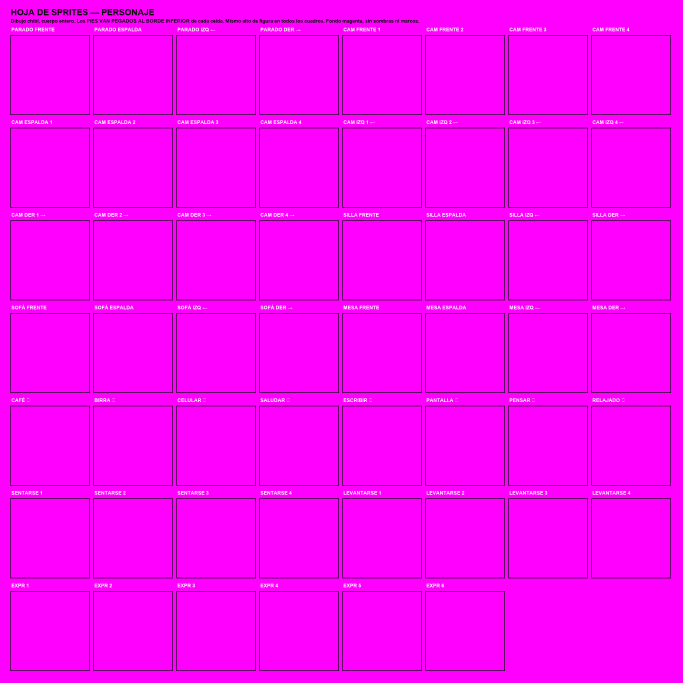
#> input picture plantillas/personaje.png, 2048 x 2048 px (shown at 1/3 size)
$ python -i procesar-hoja-personaje.py   (imports and definitions only)
#> lines starting #> are read from the running program, lines starting #| are printed output that depends on the picture; after the words box and inside, x2 and y2 are one past the last pixel; in counts of white or black regions, pixels touching at a corner belong together
#> further down, picture is the input picture: PIL image 2048x2048 RGB; mean R, G, B 248.7, 1.9, 248.8
#!/usr/bin/env python3
"""Corta la hoja de un personaje y escribe sus sprites en sprites/.

El corte se guía por un manifiesto (plantillas/personaje.json), que es el
contrato de la grilla. Si la hoja no es un relleno de la plantilla sino algo
generado a mano o corrido de eje, se le pasa un layout propio con --layout.

Uso:
    py -3 tools/procesar-hoja-personaje.py <hoja.png> <char>
    py -3 tools/procesar-hoja-personaje.py <hoja.png> <char> --layout ruta.json
    py -3 tools/procesar-hoja-personaje.py <hoja.png> --detectar

Pasos, en orden:

  1. Recorta cada celda achicada un poco, para no comerse el borde negro.
  2. Saca el fondo POR RELLENO desde las cuatro esquinas. Así sólo se va lo
     que está CONECTADO con el borde: un blanco encerrado en negro (la suela
     de un sneaker, el blanco de un ojo) se queda opaco. El color de fondo es
     la mediana del anillo exterior de la celda, así que sirve con magenta,
     con blanco o con lo que traiga la hoja.
  3. Rampa de alfa por distancia al fondo, para no dejar la escalera de
     colores del aliasing en el contorno.
  4. Recorta a la figura.
  5. Reescala con VECINO MÁS CERCANO al alto de referencia. Es pixel art: con
     suavizado queda borroso.

La escala se calcula UNA sola vez, contra el parado de frente, y se aplica
igual a todos los cuadros. Si cada cuadro se forzara a su propia altura, un
frame con la pierna levantada achicaría al personaje y "respiraría" al
caminar.
"""
import argparse
import fnmatch
import json
import os
import sys

import numpy as np
from PIL import Image

# [1 line not run here, left out]

RAIZ = os.path.dirname(os.path.dirname(os.path.abspath(__file__)))
MANIFIESTO = os.path.join(RAIZ, 'plantillas', 'personaje.json')
SPRITES = os.path.join(RAIZ, 'sprites')

PAD_PLANTILLA = 8        # se ensancha la celda de la plantilla, que es holgada
PAD_AJUSTADO = 1         # una celda medida apretada al contorno no se toca
CELDA_PLANTILLA = 200    # por debajo de este ancho la celda viene ajustada
FILL_T = 60              # tolerancia del relleno: con esto se va la sombra suave
T0, T1 = 30, 90          # rampa de alfa en el borde de la figura
ALTO_MINIMO = 24         # por debajo de esto la celda se considera vacía
ALTO_JUEGO = 490         # alto de figura con el que el juego dibuja

# Hojas con fondo blanco claro dibujan una sombra cian bajo los pies. En los
# perfiles caminando queda encerrada entre las piernas, el relleno no la
# alcanza, y el color es parecido al del fondo: ni la rampa ni el relleno la
# sacan. Se va por color. Se pide a mano porque una remera celeste caería.
SIN_SOMBRA = False

# Algunas hojas dibujan un solo perfil y el otro falta. Acá se dice cuáles
# celdas se espejan en horizontal para generar el lado que falta. Van por id,
# con comodín: --voltear "parado_izq,caminata_izq_*". Si se volteara "izq" a
# secas se romperían silla/sofa/mesa, que en la hoja sí traen los dos lados.
VOLTEAR = []


def hace_falta_voltear(cid):
    return any(fnmatch.fnmatch(cid, p) for p in VOLTEAR)


# [10 lines left out: function es_sombra, not called in this run]


def cv2_mod():
    try:
        import cv2
        return cv2
    except Exception:
        sys.exit('Falta opencv-python. Instalar con:  pip install opencv-python')


# ---------- fondo ----------

def color_fondo(rgba):
    """Mediana del anillo exterior de la celda: ahí casi seguro está el fondo."""
    borde = np.concatenate([
        rgba[0, :, :3].reshape(-1, 3), rgba[-1, :, :3].reshape(-1, 3),
        rgba[:, 0, :3].reshape(-1, 3), rgba[:, -1, :3].reshape(-1, 3),
    ]).astype(np.float32)
    return np.median(borde, axis=0)


def quitar_fondo(im):
    cv2 = cv2_mod()
    rgba = np.array(im.convert('RGBA'))
    h, w = rgba.shape[:2]
#> h = 2048; w = 2048
    fondo = color_fondo(rgba)
#> fondo = [255, 0, 255]
    bgr = cv2.cvtColor(rgba[:, :, :3], cv2.COLOR_RGB2BGR)

    lleno = np.zeros((h + 2, w + 2), np.uint8)
    for esquina in [(0, 0), (w - 1, 0), (0, h - 1), (w - 1, h - 1)]:
        cv2.floodFill(bgr, lleno, esquina, 0,
                      loDiff=(FILL_T,) * 3, upDiff=(FILL_T,) * 3,
                      flags=4 | (255 << 8) | cv2.FLOODFILL_MASK_ONLY)
    es_fondo = lleno[1:-1, 1:-1].astype(bool)

    dist = np.linalg.norm(rgba[:, :, :3].astype(np.float32) - fondo, axis=2)
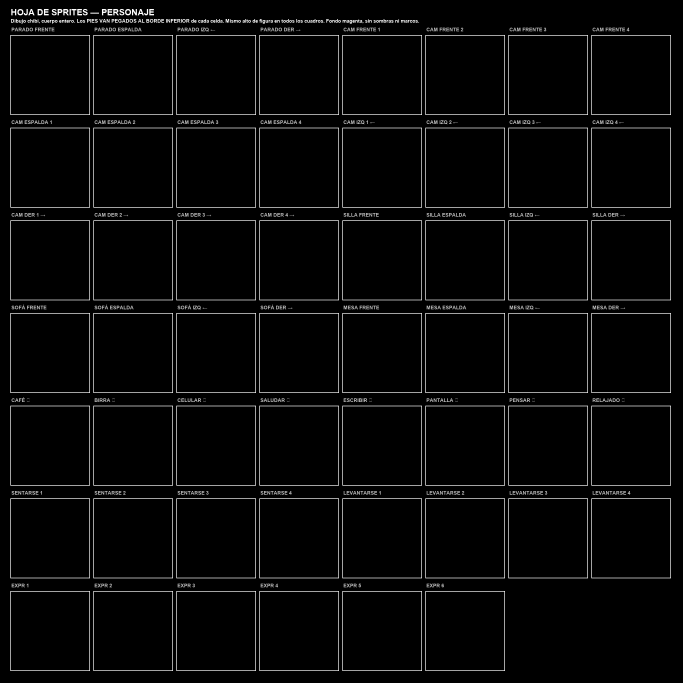
#> dist: shape (2048, 2048) float32 (shown at 1/3 size); min 0, max 341, mean 10.3; drawn with min black and max white
    rampa = np.clip((dist - T0) / float(T1 - T0), 0.0, 1.0)
    alfa = np.where(es_fondo, (rampa * 255).astype(np.uint8), 255)
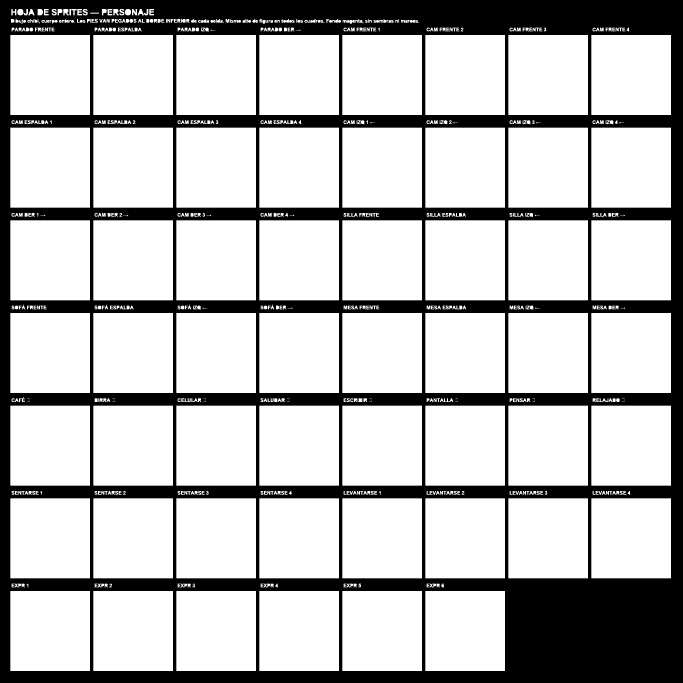
#> alfa: shape (2048, 2048) (shown at 1/3 size); min 0, max 255, mean 190.9
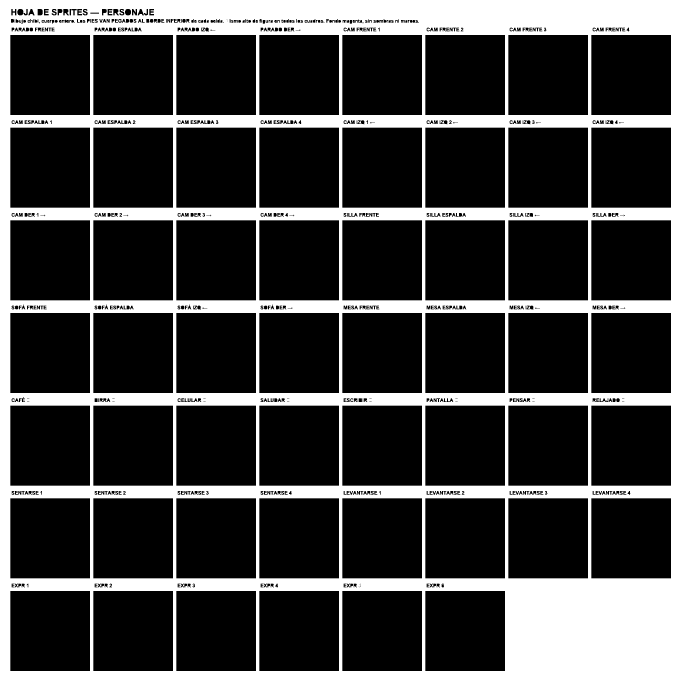
#> es_fondo: shape (2048, 2048) bool (shown at 1/3 size); 25.2% white; 1 white region, box (x1, y1, x2, y2) and area: (0, 0, 2048, 2048) 1056463
    # La sombra bajo los pies y el halo del panel quedan agarrados al borde de la
    # figura: el relleno los marca como fondo, pero la rampa les dejaría alfa.
    # Donde el relleno llegó y el color está cerca del fondo, se va entero.
    alfa = np.where(es_fondo & (dist < FILL_T), 0, alfa)
    if SIN_SOMBRA:
        alfa = np.where(es_sombra(rgba), 0, alfa)

    out = rgba.copy()
    out[:, :, 3] = np.minimum(out[:, :, 3], alfa)
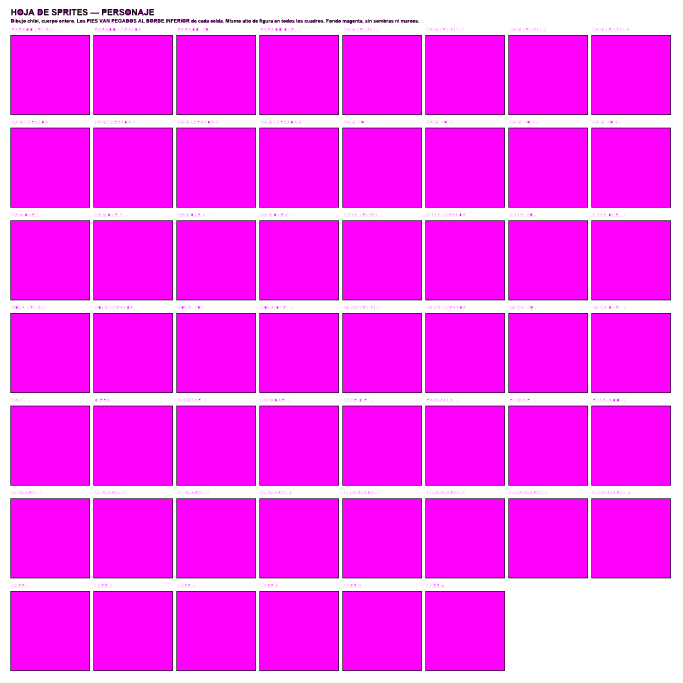
#> out: shape (2048, 2048, 4) (shown at 1/3 size); mean R, G, B, A 248.7, 1.9, 248.8, 190.8; transparent parts drawn white
    return Image.fromarray(out, 'RGBA')


# [229 lines left out: functions recortar_figura, escalar, cargar_celdas, nombre_salida, recortar_celda, solos and 3 more, not called in this run]


# [2 lines not run here, left out]

>>> from PIL import Image
>>> picture = Image.open('../plantillas/personaje.png')
>>> result = quitar_fondo(picture)
